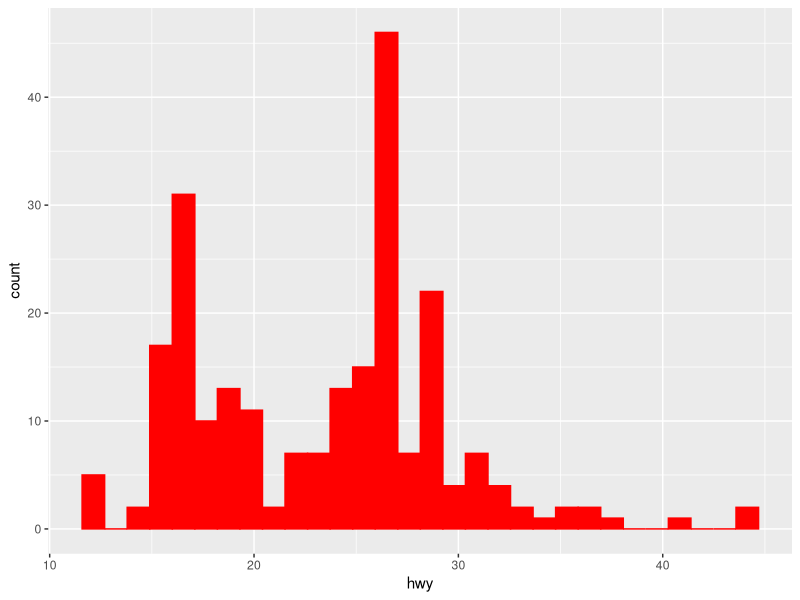
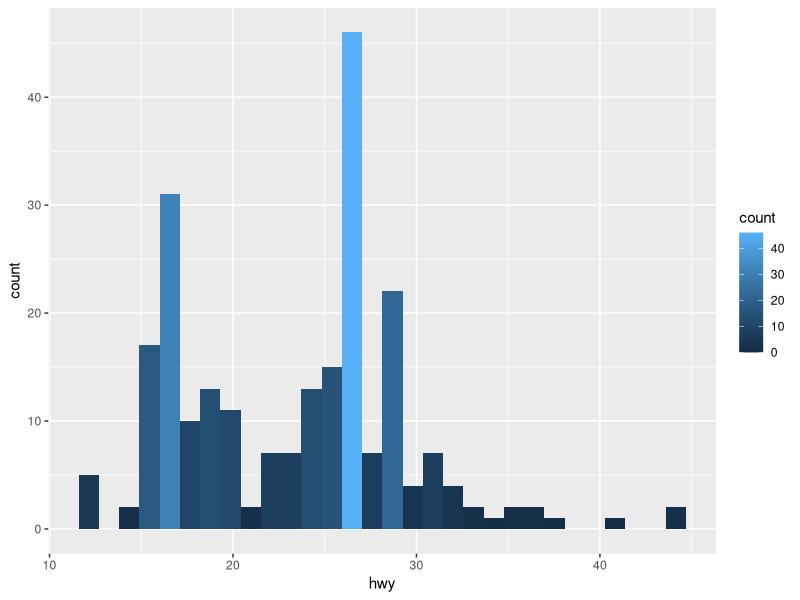
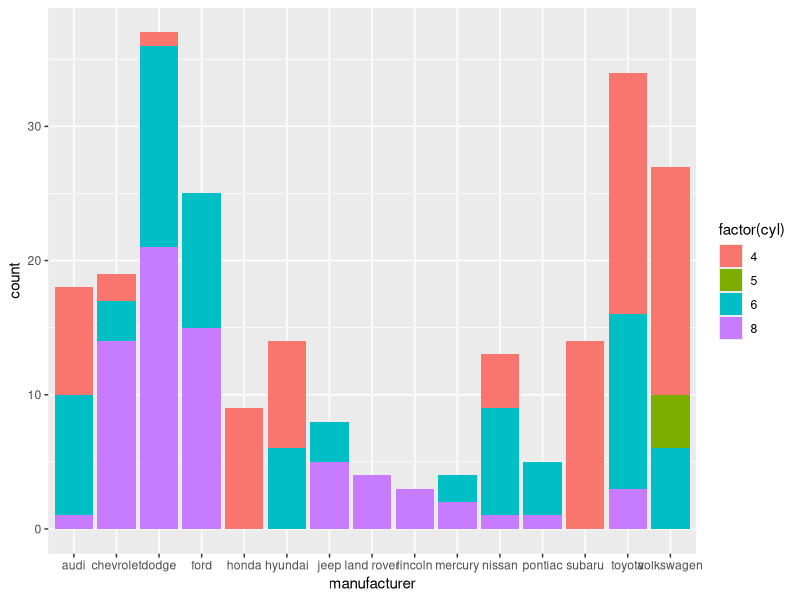
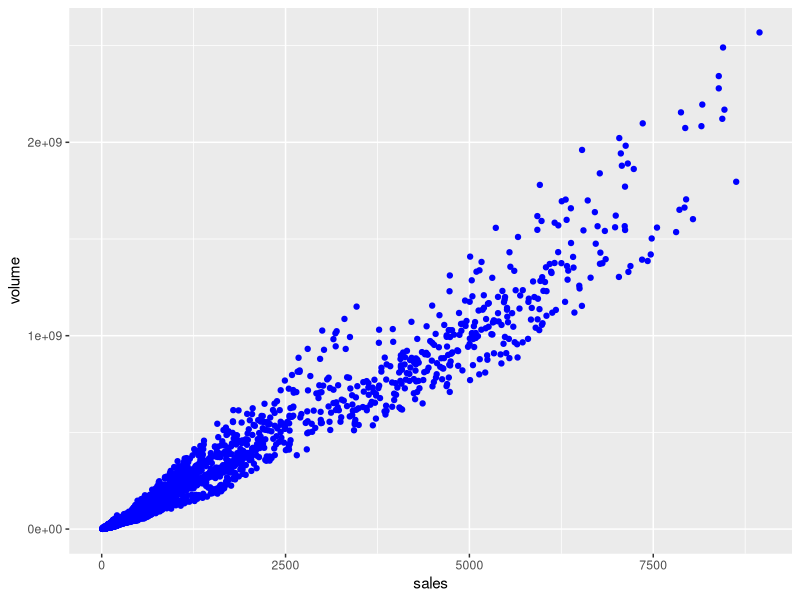
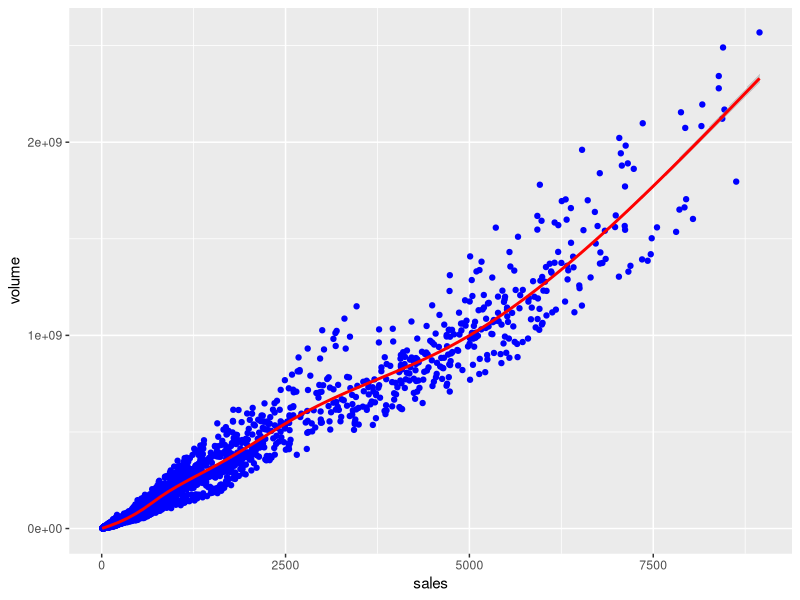

The R source for these figures, in order:
library(ggplot2)
library(ggthemes)
head(mpg)

#1
p1 <- ggplot(mpg, aes(hwy)) + geom_histogram(fill='red', color='red')
print(p1)

#X
p1 <- ggplot(mpg, aes(x=hwy)) + geom_histogram(bandwidth= 0.1, aes(fill=..count..))
print(p1)

#2
p1 <- ggplot(mpg, aes(x=manufacturer)) + geom_bar(aes(fill=factor(cyl)))
print(p1)

#3
head(txhousing)
p2 <- ggplot(txhousing, aes(x=sales, y=volume)) + geom_point(color='blue')
print(p2)

#4
p3 <- ggplot(txhousing, aes(x=sales, y = volume))  +geom_point(color='blue')+ geom_smooth(color='red')
print(p3)
